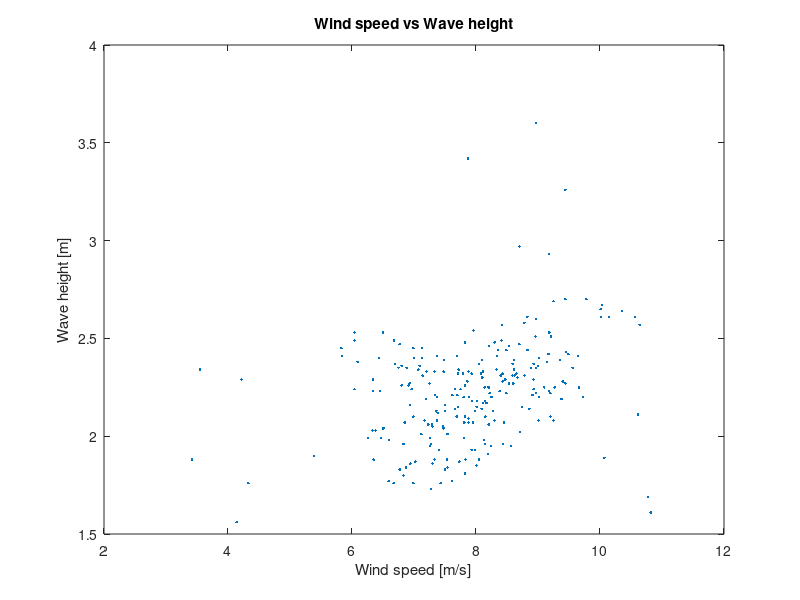

The MATLAB source for this figure: (Note: this script raises an error after producing the figure.)
close all;
clear;

data = load("data/WindWaveData.dat");

wind = data(:,1);
wave = data(:,2);
N = length(wind);

figure(1)
 plot(wind, wave, '.');
 xlabel("Wind speed [m/s]")
 ylabel("Wave height [m]")
 title("Wind speed vs Wave height")
 
num = sum((wave - mean(wave)) .* (wind-mean(wind))) / (N-1);
den = std(wind) * std(wave);

r_uH = num/den;

conf_interval = sqrt(N-3)/2 * log((1+r_uH)/(1-r_uH));
fprintf("With a correlation coefficient of % 0.3f, we get a confidence interval of %0.2f ", r_uH, conf_interval);
disp("which is outside the 95% interval");

[a,b] = regress(wind, wave);
f = @(u) a + b*u;

figure(1)
 hold on;
 temp_x = linspace(min(wind), max(wind), 5);
 plot(temp_x, a+b*temp_x, 'r')

x = wind;
y = wave; 
t = tinv([0.05/2, 1-0.05/2], N-2);
Sx = std(x);
S_eps = sum((y - f(x)).^2) / (N-2);
delta_b = S_eps * t / (sqrt(N-1) * Sx);
delta_a = S_eps * t / (sqrt(N-1) * std(y));
fprintf("Slope b interval +/- %0.5f\n", delta_b(1))

figure(1)
 hold on;
 plot(temp_x, (a+delta_a(1))+(b+delta_b(1))*temp_x, 'k')
 plot(temp_x, (a+delta_a(2))+(b+delta_b(2))*temp_x, 'k')
 legend({'Data', 'Linear Fit', 'Lower interval', 'Upper interval'})
  
 
 range_10 = ((a+delta_a(2))+(b+delta_b(2))*10) - ...
     ((a+delta_a(1))+(b+delta_b(1))*10);
 
 fprintf("The range at u=10 m/s is %0.4f\n", range_10)
  
wind = [wind; 30];
wave = [wave; 33];
[a,b] = regress(wind, wave);

figure(2)
 plot(wind, wave, '.');
 xlabel("Wind speed [m/s]")
 ylabel("Wave height [m]")
 title("Wind speed vs Wave height with an additional point")
 hold on;
 temp_x = linspace(min(wind), max(wind), 5);
 plot(temp_x, a+b*temp_x, 'r')
  
bs = [];
for i = 1:1000
    mask = randperm(length(wave), 50);
    [a,b] = regress(wind(mask), wave(mask));
    bs = [bs; b];
end

figure(3)
 histogram(bs, 50)
 xlabel("Slope")
 ylabel("Frequency")
 title("Bootstrap method with 1000 iterations")
  
  
  
  
  
  
  
  
  
  
  
  
  
  